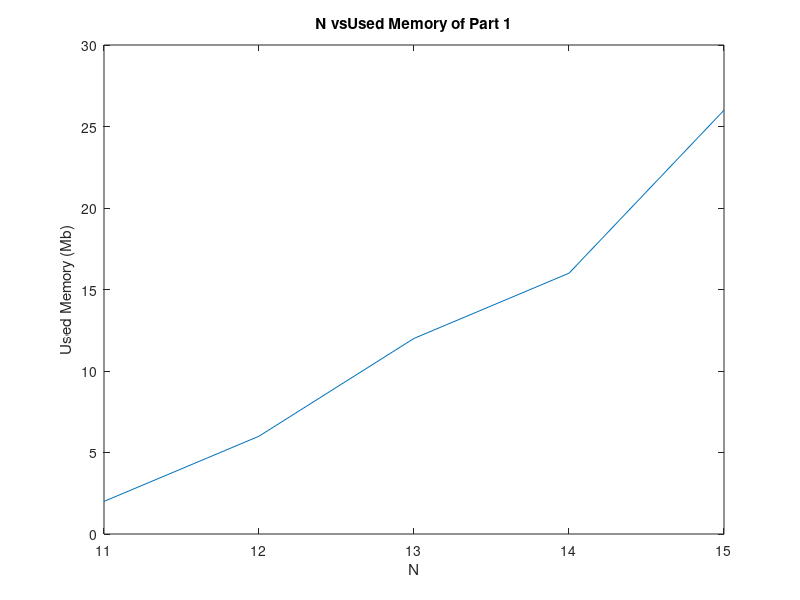

Reproduce this figure in MATLAB.
x = [11,12,13,14,15];
y = [0.324,0.721,5.348,8.886,14.679]
z = [2,6,12,16,26]
plot(x,z)

xlabel('N')
ylabel('Used Memory (Mb)')
title('N vsUsed Memory of Part 1')